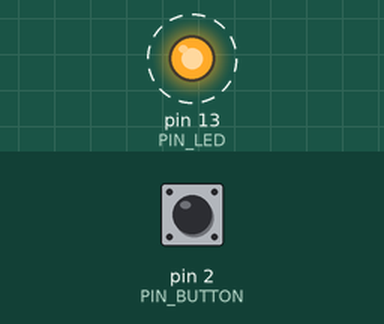
Bench run of a sketch on a simulated Arduino Uno, built with avr-gcc and run on an emulated ATmega328P. Parts: output pins drawn as LEDs (lit = HIGH). Dashed ring = blinking. Inputs (shaded band) come from the test bench; at power-on: pin 2 (PIN_BUTTON) LOW. What the sketch prints to the serial monitor is not drawn.

Above: at 3.8 s.
3.9 s: pin 2 (PIN_BUTTON) pulled HIGH for 1.8 s
Timing chart, 0 to 13.4 s (numbered marks = the images above; inputs shaded):
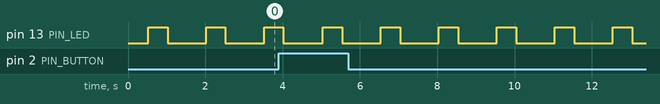

The sketch:

firmware_mod_c_25pct.ino
```cpp
//*------------------------------------------------------------------
//* UADER - FCyT | Ingeniería de Software II
//* Dr. Pedro E. Colla
//* TP12: Sistemas Embebidos - Arduino Uno
//* Alumno: Jesús Arévalo
//*
//* Modificación (c): Umbral de activación al 25% de la tensión total
//*------------------------------------------------------------------

const int PIN_BUTTON = 2;          // Pulsador en pin digital 2
const int PIN_POT    = A0;         // Potenciómetro en pin analógico A0
const int PIN_LED    = LED_BUILTIN;// LED onboard (pin digital 13)

// Cálculo del umbral al 25%:
// Tensión nominal de alimentación: Vcc = 5.0 V
// Tensión umbral: 25% de 5.0 V = 1.25 V
// Cuantización ADC de 10 bits: 1023 * 0.25 = 255.75 -> 255 cuentas
const int UMBRAL_ADC = 255;
const int BUTTON_PRESSED = HIGH;

const unsigned long TIEMPO_SEMI_PERIODO = 500; // Parpadeo de 1s
const unsigned long DELAY_500MS = 500;

void setup() {
  pinMode(PIN_LED, OUTPUT);
  pinMode(PIN_POT, INPUT);
  pinMode(PIN_BUTTON, INPUT);

  Serial.begin(9600);
  Serial.println(F("--- TP12: Modificacion (c) - Umbral de activacion al 25% (<= 1.25V / ADC <= 255) ---"));
}

void loop() {
  int estadoBoton = digitalRead(PIN_BUTTON);

  if (estadoBoton == BUTTON_PRESSED) {
    int valorADC = analogRead(PIN_POT);
    float tension = (valorADC * 5.0) / 1023.0;

    // Si la tensión es el 25% o menor de la tensión total (ADC <= 255)
    if (valorADC <= UMBRAL_ADC) {
      digitalWrite(PIN_LED, HIGH); // LED permanente encendido
      Serial.print(F("Boton Presionado | ADC: "));
      Serial.print(valorADC);
      Serial.print(F(" | Tension: "));
      Serial.print(tension, 2);
      Serial.println(F(" V (<= 25% de Vcc) -> LED ON PERMANENTE"));
    } else {
      Serial.print(F("Boton Presionado | ADC: "));
      Serial.print(valorADC);
      Serial.print(F(" | Tension: "));
      Serial.print(tension, 2);
      Serial.println(F(" V (> 25% de Vcc) -> LED PARPADEANDO"));

      digitalWrite(PIN_LED, LOW);
      delay(TIEMPO_SEMI_PERIODO);
      digitalWrite(PIN_LED, HIGH);
      delay(TIEMPO_SEMI_PERIODO);
      digitalWrite(PIN_LED, LOW);
    }
  } else {
    // Parpadeo en reposo
    digitalWrite(PIN_LED, LOW);
    delay(TIEMPO_SEMI_PERIODO);
    digitalWrite(PIN_LED, HIGH);
    delay(TIEMPO_SEMI_PERIODO);
    digitalWrite(PIN_LED, LOW);
  }

  delay(DELAY_500MS);
}
```

Measured:
- by itself, pin 13 (PIN_LED): alternates HIGH for 0.50 s and LOW for 1.0 s
